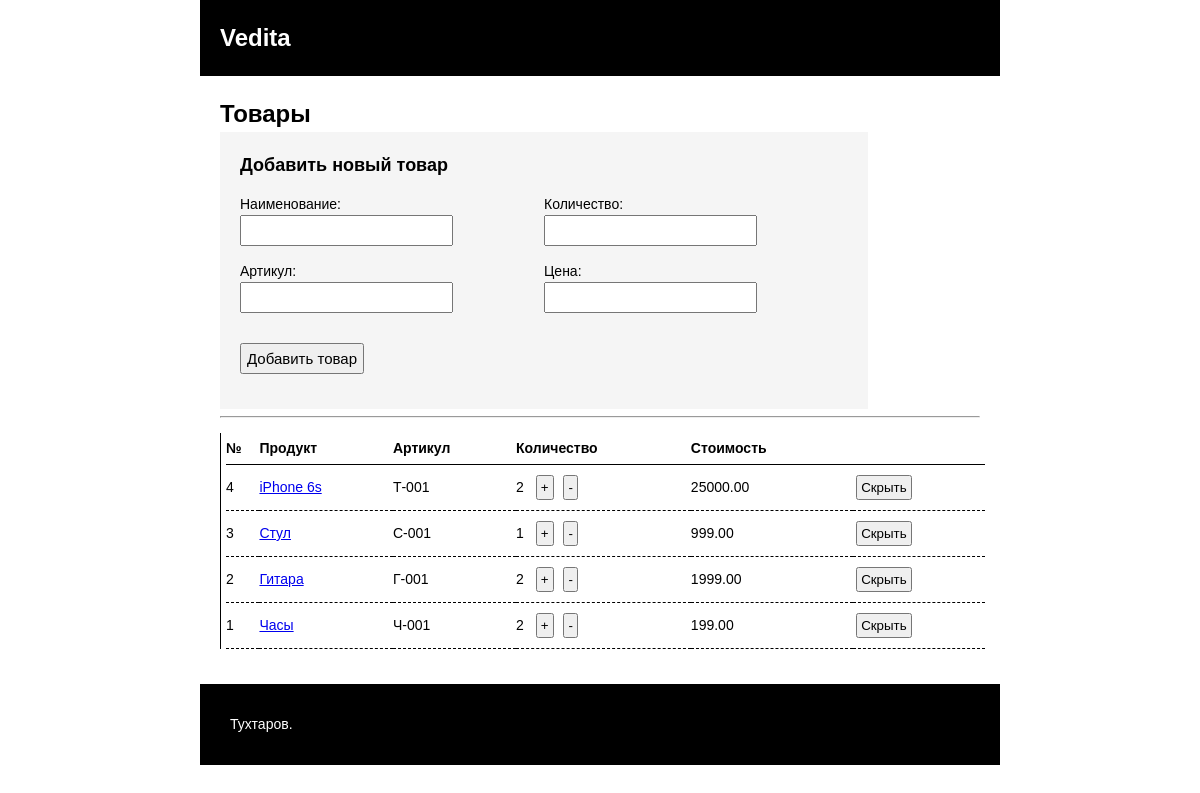
The page / on the database its author committed.
### tables this page shows
CREATE TABLE `products` (
  `id` int NOT NULL,
  `name` varchar(255) NOT NULL,
  `article` varchar(255) NOT NULL,
  `quantity` int UNSIGNED NOT NULL DEFAULT '0',
  `price` decimal(10,2) UNSIGNED NOT NULL,
  `created_at` datetime NOT NULL DEFAULT CURRENT_TIMESTAMP,
  `hidden` datetime DEFAULT NULL
);

### app/Components/utils/UriLine.php (called while the page is built)
<?php
trait UriLine
{
    public function getUri(): string
    {
        if(!empty($_SERVER['REQUEST_URI']))
        {
            return trim($_SERVER['REQUEST_URI'], '/');
        }
    }
}

### app/Controllers/ProductsController.php (called while the page is built, shortened)
<?php
require_once ROOT . '/app/Models/Products.php';
class ProductsController
{
    private \Products $products;
    public function __construct()
    {
        $this->products = new Products();
    }
    public function actionIndex()
    {
        $products = $this->products->getProductsBySortDate(10);
        require_once ROOT . '/resources/views/products/index.php';
    }
}

### index.php (called while the page is built, shortened)
<?php
require_once ROOT . '/app/Components/Router.php';
require_once ROOT . '/app/Components/Database.php';
$router = new Router();
$router->run();

### app/Models/Model/Model.php (called while the page is built, shortened)
<?php
require_once ROOT . '/app/Components/Database.php';
class Model
{
    public function __construct()
    {
        $connection = new DBconnection();
        $this->pdo = $connection->getPDO();;
    }
}

### config/database.php (called while the page is built)
<?php
$db = new stdClass();
$db->db = 'mysql';
$db->host = 'localhost';
$db->dbname = 'vedita';
$db->user = 'root';
$db->password = 'root';
return $db;

### app/Components/Database.php (called while the page is built, shortened)
<?php
class DBconnection
{
    private static \PDO $pdo;
    private static function connect()
    {
        $connection = require ROOT . '/config/database.php';
        $opt = array(
            PDO::ATTR_ERRMODE            => PDO::ERRMODE_EXCEPTION,
            PDO::ATTR_DEFAULT_FETCH_MODE => PDO::FETCH_ASSOC
        );
        $dsn = $connection->db . ':host=' . $connection->host. ';' . 'dbname=' . $connection->dbname;
        self::$pdo = new PDO($dsn, $connection->user, $connection->password, $opt);
    }
    public static function getPDO() : PDO
    {
        return SELF::$pdo;
    }
}

### app/Models/Products.php (called while the page is built, shortened)
<?php
require_once ROOT . '/app/Models/Model/Model.php';
class Products extends Model
{
    public function getProductsBySortDate(int $qtyRecords = 10, string $orderBy = null): ?array
    {
        $orderBy = strtoupper($orderBy);
        $sortByAsc = 'ASC';
        $sortByDesc = 'DESC';
        if ($orderBy == null || $orderBy == $sortByDesc) {
            $sort = $sortByDesc;
        } else {
            if ($orderBy == $sortByAsc) {
                $sort = $sortByAsc;
            } else {
                die(__METHOD__ . ' Необходимо указать сортировку по возрастанию - ASC, или убыванию - DESC');
            }
        }
        $query = $this->pdo->query('SELECT * FROM `products` WHERE `hidden` is null ORDER BY `created_at` ' . $sort . ' LIMIT ' . $qtyRecords);
        while ($row = $query->fetch(PDO::FETCH_OBJ)) {
            $products[] = $row;
        }
        return $products ?? null;
    }
}

### resources/views/products/index.php (the view, shortened to what this page needs)
<!doctype html>
<html lang="ru">
<head>
    <link rel="stylesheet" href="/resources/template/css/style.css" />
</head>
<body>
    <div class="page">
        <header class="header">
            <h2 class="header-title">Vedita</h2>
        </header>
        <main>
            <section class="content">
                <?php if(isset($warning) == false) { ?>
                    <h1 class="content-title">
                        Товары
                    </h1>
                    <div>
                        <form class="form" id="product_form">
                            <h2 class="form-title">Добавить новый товар</h2>
                            <div class="form-column">
                                <div class="form-col-1">
                                    <div class="form-group">
                                        <label class="form-label" for="name">Наименование:</label>
                                        <input class="form-input" id="field_name" name="name" type="text">
                                    </div>
                                    <div class="form-group">
                                        <label class="form-label" for="article">Артикул:</label>
                                        <input class="form-input" id="field_article" name="article" type="text">
                                    </div>
                                    <div class="form-group">
                                        <button id="btn_add_product" type="button" class="form-btn">Добавить товар</button>
                                    </div>
                                </div>
                                <div class="form-col-2">
                                    <div class="form-group">
                                        <label class="form-label" for="quantity">Количество:</label>
                                        <input class="form-input" id="field_quantity" name="quantity" type="number">
                                    </div>
                                    <div class="form-group">
                                        <label class="form-label" for="price">Цена:</label>
                                        <input class="form-input" id="field_price" name="price" type="number">
                                    </div>
                                </div>
                            </div>
                        </form>
                    </div>
                    <hr>
                    <div class="table-container">
                        <table class="table" id="product_table">
                            <thead>
                            <tr>
                                <th>№</th>
                                <th>Продукт</th>
                                <th>Артикул</th>
                                <th>Количество</th>
                                <th>Стоимость</th>
                                <th></th>
                            </tr>
                            </thead>
                            <tbody>
                            <?php foreach($products as $product): ?>
                                <tr>
                                    <td id="product_id"><?= $product->id ?></td>
                                    <td>
                                        <a href="<?= '/products/' . $product->id ?>">
                                            <?= $product->name ?>
                                        </a>
                                    </td>
                                    <td><?= $product->article ?></td>
                                    <td>
                                        <p id="product_qty"><?= $product->quantity ?></p>
                                        <button class="btn_qty_up" id="btn_qty_up">+</button>
                                        <button class="btn_qty_down" id="btn_qty_down">-</button>
                                    </td>
                                    <td><?= $product->price ?></td>
                                    <td>
                                        <button class="btn_hide_row" id="btn_hide_row">Скрыть</button>
                                    </td>
                                </tr>
                            <?php endforeach; ?>
                            </tbody>
                        </table>
                    </div>
                <?php } else { ?>
                    <h1 class="content-title">
                        <?= $warning ?>
                    </h1>
                <?php } ?>
            </section>
        </main>
        <footer class="footer">
            <p class="footer-subtitle">Тухтаров.</p>
        </footer>
    </div>
</body>
</html>

### app/Components/Router.php (shortened to what this page needs)
<?php
include_once ROOT . '/app/Components/utils/UriLine.php';
include_once ROOT . '/app/Components/utils/ControllerSearch.php';
class Router extends ControllerSearch
{
    public function run()
    {
        $uri = $this->getUri();
        if ($uri == '') {
            $this->runController('products');
        } else {
            $this->runController($uri);
        }
    }
}

### app/Components/utils/ControllerSearch.php (shortened to what this page needs)
<?php
class ControllerSearch
{
    private array $_routeList;
    public function __construct()
    {
        $this->_routeList = include(ROOT . '/config/routes.php');
    }
    protected function runController(string $uri)
    {
        $controllerSegments = $this->getController($uri);
        $controllerName = ucfirst(array_shift($controllerSegments) . 'Controller');
        $controllerMethod = 'action' . ucfirst(array_shift($controllerSegments));
        $paramMethod = array_shift($controllerSegments);
        $controllerFileLocation =  ROOT . '/app/Controllers/' . $controllerName . '.php';
        if(file_exists($controllerFileLocation)) {
            $controllerObject = new $controllerName();
            if($controllerMethod == 'actionIndex.php') {
                $debugMethod = 'actionIndex';
                $controllerObject->$debugMethod();
            } else {
                $controllerObject->$controllerMethod((int)$paramMethod);
            }
        }
    }
    private function getController(string $uri): ?array
    {
        foreach ($this->_routeList as $pattern => $pathLine) {
            if(preg_match("~$pattern~", $uri)){
                $controllerSegments = preg_replace("~$pattern~", $pathLine, $uri);
                return explode('/', $controllerSegments);
            }
        }
    }
}

### resources/template/css/style.css (style rules this page uses)
body { margin: 0; font-family: Arial, Helvetica, sans-serif; font-size: 14px; line-height: 1.5; background: url('/resources/images/bg.png'); }
.page { width: 800px; margin: 0px auto; background: white; }
.header { background: black; padding: 20px; }
.header-title { margin: 0; font-size: 24px; color: white; text-align: start; }
.content { padding: 20px; }
.content-title { margin: 0; font-size: 24px; }
.table-container { margin: 15px auto; border-left: 1px solid black; }
.table { margin: 5px; padding: 10px; width: 100%; table-layout: auto; text-align: left; border-collapse: collapse; }
.table th { border-bottom: 1px solid black; padding: 5px 0 5px; }
.table td { position: relative; padding: 10px 0px; border-bottom: 0.5px dashed black; }
.table td p { margin: 0px; padding: 0 5px 0 0; display: inline-block; }
.table td button { padding: 3px; margin: 0px 3px; }
.form { width: 80%; padding: 20px; margin: 0; background: whitesmoke; }
.form-title { margin: 0 0 10px; text-align: start; font-size: 18px; }
.form-label { text-align: start; font-size: 14px; }
.form-group { margin-top: 5px; margin-bottom: 15px; }
.form-input { padding: 5px; display: block; font-family: Arial, Helvetica, sans-serif; font-size: 15px; }
.form-btn { padding: 5px; margin-top: 15px; font-family: Arial, Helvetica, sans-serif; font-size: 15px; }
.form-column { margin: 0; width: 100%; display: flex; }
.form-col-1 { margin: 0; width: 50%; }
.form-col-2 { margin: 0; width: 50%; }
.footer { margin: 0; padding: 25px; text-align: start; background: black; }
.footer-subtitle { margin: 0; padding: 5px; color: white; }

### rows shown on the page
products: id "4", name "iPhone 6s", article "Т-001", quantity "2", price "25000.00"
products: id "3", name "Стул", article "С-001", quantity "1", price "999.00"
products: id "2", name "Гитара", article "Г-001", quantity "2", price "1999.00"
products: id "1", name "Часы", article "Ч-001", quantity "2", price "199.00"
